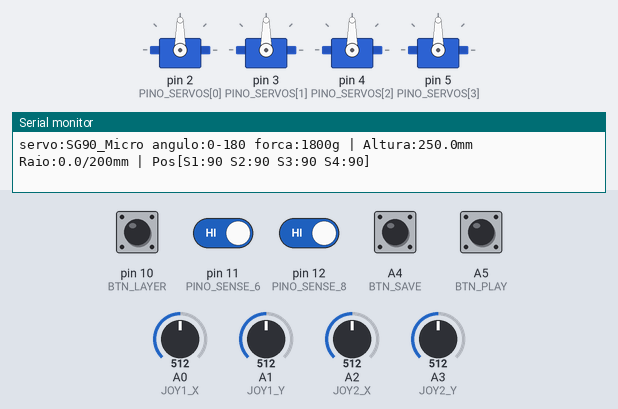
Recording of a sketch running on a simulated Arduino Uno, built with avr-gcc and run on an emulated ATmega328P. Shown: 4 × servo, the last lines printed to the serial monitor. The test bench sets the inputs (shaded band); at power-on: A4 (BTN_SAVE), A5 (BTN_PLAY), pin 10 (BTN_LAYER), pin 11 (PINO_SENSE_6), pin 12 (PINO_SENSE_8) HIGH, A0 (JOY1_X) = 512, A1 (JOY1_Y) = 512, A2 (JOY2_X) = 512, A3 (JOY2_Y) = 512.

Above: at 1.8 s.
1.9 s: A0 (JOY1_X) set to 546
3.4 s: A0 (JOY1_X) set to 572
At 4.66 s:
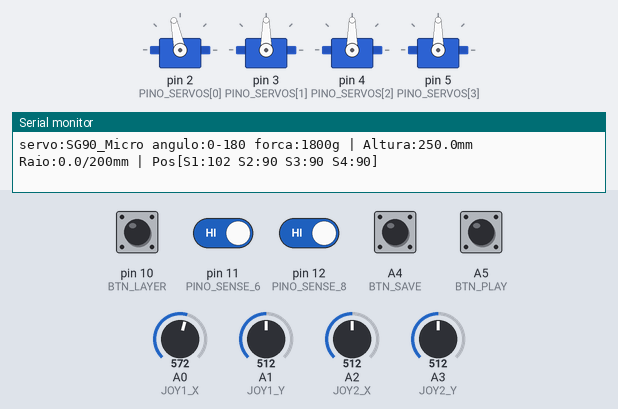
6.4 s: A1 (JOY1_Y) set to 550
At 6.56 s:
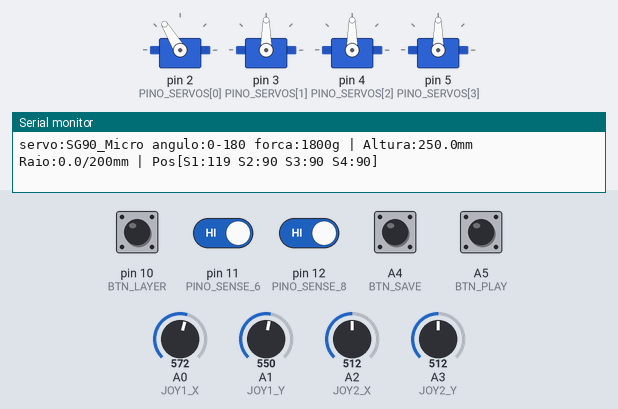
9.4 s: A1 (JOY1_Y) set to 558
At 9.56 s:
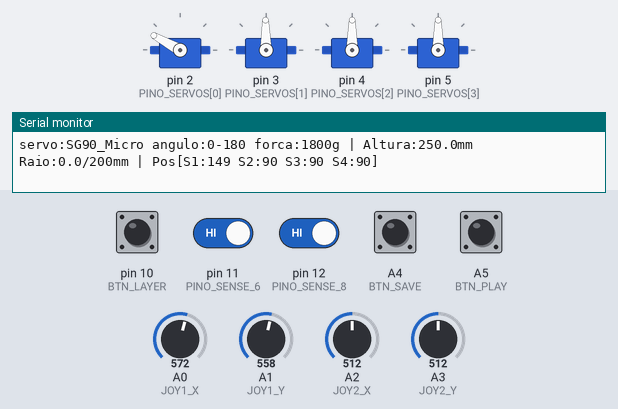
12.4 s: A2 (JOY2_X) set to 546
15.4 s: A2 (JOY2_X) set to 569
At 15.56 s:
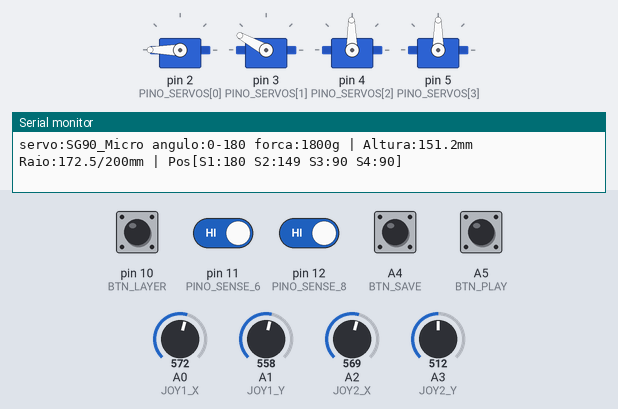
Timing chart, 0 to 22.0 s (numbered marks = the images above; inputs shaded):
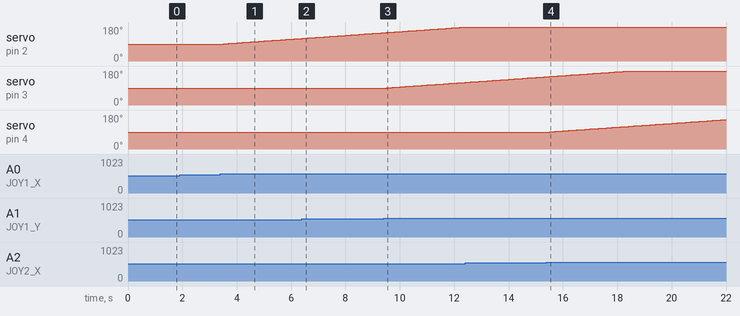

The sketch:

arm.ino
```cpp
#include <Servo.h>
#include <EEPROM.h>
#include <math.h>

// ============================================================================
// 1. CONFIGURAÇÕES DE HARDWARE E ESPECIFICAÇÕES DO SERVO
// ============================================================================
// Altere estes valores conforme o modelo físico do seu projeto:
const char* SERVO_MODELO = "SG90_Micro";
const int SERVO_ANG_MIN = 0;
const int SERVO_ANG_MAX = 180;
const int SERVO_FORCA_GRAMAS = 1800; // Ex: 1.8kg.cm (1800g) para SG90 | 500g para micro servos menores

// Dimensões físicas dos braços em milímetros (mm) para cálculo do Domo e Altura
const float L1_BASE_ALTURA = 50.0;  // Altura do chão até o eixo do Ombro
const float L2_BRACO = 100.0;       // Comprimento do segmento Ombro -> Cotovelo
const float L3_ANTEBRACO = 100.0;   // Comprimento do segmento Cotovelo -> Ponta da Garra

// Pinos dos Servos (D2 a D9)
const int PINO_SERVOS[8] = {2, 3, 4, 5, 6, 7, 8, 9};

// Pinos de Detecção Automática de Configuração (Ligar ao GND para ativar)
const int PINO_SENSE_6 = 11;
const int PINO_SENSE_8 = 12;

// Pinos dos Joysticks e Botões
const int JOY1_X = A0;
const int JOY1_Y = A1;
const int JOY2_X = A2;
const int JOY2_Y = A3;
const int BTN_SAVE = A4;
const int BTN_PLAY = A5;
const int BTN_LAYER = 10; // Alterna controle entre Servos 1-4 e Servos 5-8

// ============================================================================
// 2. VARIÁVEIS GLOBAIS E ESTRUTURAS
// ============================================================================
Servo bracoServos[8];
int qtdServosAtivos = 4;
float posAtual[8] = {90, 90, 90, 90, 90, 90, 90, 90}; // Inicia todos em 90 graus
bool camadaSuperior = false; // false = controla S1..S4 | true = controla S5..S8

// Memória EEPROM (Armazena até 15 passos de 8 servos)
const int MAX_PASSOS = 15;
int totalPassosSalvos = 0;

// Temporizadores sem bloqueio (millis)
unsigned long ultimoTempoSerial = 0;
unsigned long ultimoTempoLoop = 0;

// ============================================================================
// 3. SETUP E INICIALIZAÇÃO SEGURA (REBOOT PARA 90 GRAUS)
// ============================================================================
void setup() {
  Serial.begin(115200); // Velocidade alta para telemetria fluida

  // Configura pinos de detecção e botões com resistor Pull-Up interno
  pinMode(PINO_SENSE_6, INPUT_PULLUP);
  pinMode(PINO_SENSE_8, INPUT_PULLUP);
  pinMode(BTN_SAVE, INPUT_PULLUP);
  pinMode(BTN_PLAY, INPUT_PULLUP);
  pinMode(BTN_LAYER, INPUT_PULLUP);

  // Detecta quantos servos estão configurados no sistema
  detectarSistemaServos();

  // Recupera quantidade de passos salvos na EEPROM (Endereço 0)
  totalPassosSalvos = EEPROM.read(0);
  if (totalPassosSalvos > MAX_PASSOS || totalPassosSalvos < 0) {
    totalPassosSalvos = 0; // Limpa lixo de memória na primeira gravação
  }

  // Soft-Start: Inicializa cada servo ativo diretamente na posição neutra (90°)
  Serial.println(F("INICIALIZANDO SISTEMA ROBOTICO..."));
  for (int i = 0; i < qtdServosAtivos; i++) {
    bracoServos[i].attach(PINO_SERVOS[i]);
    bracoServos[i].write(90);
    posAtual[i] = 90.0;
    delay(150); // Evita pico de corrente simultâneo no reboot
  }

  imprimirCabecalhoSistema();
}

// ============================================================================
// 4. LOOP PRINCIPAL
// ============================================================================
void loop() {
  unsigned long tempoAtual = millis();

  // Atualiza leitura dos controles a cada 20ms (50Hz - padrão servo analógico)
  if (tempoAtual - ultimoTempoLoop >= 20) {
    ultimoTempoLoop = tempoAtual;

    verificarBotoes();
    lerJoysticksEMover();
  }

  // Envia telemetria completa na Serial a cada 250ms
  if (tempoAtual - ultimoTempoSerial >= 250) {
    ultimoTempoSerial = tempoAtual;
    enviarTelemetriaSerial();
  }
}

// ============================================================================
// 5. FUNÇÕES DE DETECÇÃO E CINEMÁTICA (DOMO E ALTURA)
// ============================================================================
void detectarSistemaServos() {
  // Se o pino D12 estiver ligado ao GND, ativa 8 servos
  if (digitalRead(PINO_SENSE_8) == LOW) {
    qtdServosAtivos = 8;
  }
  // Se o pino D11 estiver ligado ao GND, ativa 6 servos
  else if (digitalRead(PINO_SENSE_6) == LOW) {
    qtdServosAtivos = 6;
  }
  // Caso contrário, opera no modo padrão de 4 servos
  else {
    qtdServosAtivos = 4;
  }
}

// Calcula a altura Z (em mm) e o raio atual no domo de operação
void calcularCinematica(float &alturaZ, float &raioAtual, float &raioMaximo) {
  raioMaximo = L2_BRACO + L3_ANTEBRACO; // Alcance máximo horizontal (Domo)

  // Converte ângulos dos servos Ombro (S2) e Cotovelo (S3) para radianos
  // Considera 90 graus como posição vertical/neutra de referência
  float radOmbro = radians(posAtual[1]);
  float radCotovelo = radians(posAtual[2] - 90.0);

  // Projeção trigonométrica 2D no plano vertical
  float zOmbro = L2_BRACO * sin(radOmbro);
  float zCotovelo = L3_ANTEBRACO * sin(radOmbro + radCotovelo);

  alturaZ = L1_BASE_ALTURA + zOmbro + zCotovelo;
  if (alturaZ < 0) alturaZ = 0; // Limite físico da mesa/chão

  float rOmbro = L2_BRACO * cos(radOmbro);
  float rCotovelo = L3_ANTEBRACO * cos(radOmbro + radCotovelo);
  raioAtual = abs(rOmbro + rCotovelo);
}

// ============================================================================
// 6. LEITURA DE JOYSTICKS COM ZONA MORTA (DEADZONE)
// ============================================================================
void lerJoysticksEMover() {
  int leituras[4] = {
    analogRead(JOY1_X),
    analogRead(JOY1_Y),
    analogRead(JOY2_X),
    analogRead(JOY2_Y)
  };

  // Define quais 4 servos os joysticks estão controlando no momento
  int offsetServo = (camadaSuperior && qtdServosAtivos > 4) ? 4 : 0;

  for (int i = 0; i < 4; i++) {
    int indiceServo = i + offsetServo;
    if (indiceServo >= qtdServosAtivos) break;

    int erro = leituras[i] - 512; // Centro do potenciômetro é ~512

    // Zona morta de +-45 para evitar tremor quando o joystick está solto
    if (abs(erro) > 45) {
      // Mapeia a inclinação do joystick para velocidade suave (0.2 a 2.5 graus por ciclo)
      float incremento = map(erro, -512, 512, -25, 25) / 10.0;
      posAtual[indiceServo] += incremento;

      // Trava nos limites físicos configurados
      posAtual[indiceServo] = constrain(posAtual[indiceServo], SERVO_ANG_MIN, SERVO_ANG_MAX);
      bracoServos[indiceServo].write((int)posAtual[indiceServo]);
    }
  }
}

// ============================================================================
// 7. MEMÓRIA EEPROM E BOTÕES DE CONTROLE
// ============================================================================
void verificarBotoes() {
  // Botão de troca de camada (Servos 1-4 <-> Servos 5-8)
  if (digitalRead(BTN_LAYER) == LOW && qtdServosAtivos > 4) {
    camadaSuperior = !camadaSuperior;
    Serial.print(F(">> CAMADA ALTERADA: Controlando Servos "));
    Serial.println(camadaSuperior ? F("5 a 8") : F("1 a 4"));
    delay(300); // Debounce simples
  }

  // Botão Salvar Posição na EEPROM
  if (digitalRead(BTN_SAVE) == LOW) {
    delay(300);
    if (digitalRead(BTN_SAVE) == LOW) { // Confirma pressão intencional
      salvarPassoEEPROM();
      // Se segurar por mais 1.5s, limpa a memória
      delay(1500);
      if (digitalRead(BTN_SAVE) == LOW) {
        totalPassosSalvos = 0;
        EEPROM.write(0, 0);
        Serial.println(F(">> MEMORIA EEPROM LIMPA!"));
        delay(500);
      }
    }
  }

  // Botão Reproduzir Sequência da EEPROM
  if (digitalRead(BTN_PLAY) == LOW && totalPassosSalvos > 0) {
    delay(300);
    executarSequenciaEEPROM();
  }
}

void salvarPassoEEPROM() {
  if (totalPassosSalvos >= MAX_PASSOS) {
    Serial.println(F(">> ERRO: Memoria cheia (Max 15 passos). Segure SAVE para limpar."));
    return;
  }

  int enderecoBase = 1 + (totalPassosSalvos * 8);
  for (int i = 0; i < 8; i++) {
    EEPROM.write(enderecoBase + i, (byte)posAtual[i]);
  }

  totalPassosSalvos++;
  EEPROM.write(0, totalPassosSalvos);

  Serial.print(F(">> POSICAO GRAVADA NA EEPROM! Passo: "));
  Serial.println(totalPassosSalvos);
}

void executarSequenciaEEPROM() {
  Serial.println(F(">> EXECUTANDO SEQUENCIA GRAVADA..."));
  for (int passo = 0; passo < totalPassosSalvos; passo++) {
    int enderecoBase = 1 + (passo * 8);

    // Move suavemente até a posição gravada
    bool emMovimento = true;
    while (emMovimento) {
      emMovimento = false;
      for (int i = 0; i < qtdServosAtivos; i++) {
        int alvo = EEPROM.read(enderecoBase + i);
        if (abs(posAtual[i] - alvo) > 1.0) {
          posAtual[i] += (alvo > posAtual[i]) ? 1.0 : -1.0;
          bracoServos[i].write((int)posAtual[i]);
          emMovimento = true;
        }
      }
      delay(15); // Velocidade da reprodução
    }
    delay(400); // Pausa entre pontos
  }
  Serial.println(F(">> SEQUENCIA CONCLUIDA."));
}

// ============================================================================
// 8. TELEMETRIA SERIAL FORMATADA
// ============================================================================
void imprimirCabecalhoSistema() {
  Serial.println(F("=================================================="));
  Serial.print(F("SISTEMA ATIVO: ")); Serial.print(qtdServosAtivos); Serial.println(F(" SERVOS"));
  Serial.print(F("SPEC -> servo:")); Serial.print(SERVO_MODELO);
  Serial.print(F(" angulo:")); Serial.print(SERVO_ANG_MIN); Serial.print(F("-")); Serial.print(SERVO_ANG_MAX);
  Serial.print(F(" forca:")); Serial.print(SERVO_FORCA_GRAMAS); Serial.println(F("g"));
  Serial.print(F("PASSOS NA MEMORIA: ")); Serial.println(totalPassosSalvos);
  Serial.println(F("=================================================="));
}

void enviarTelemetriaSerial() {
  float alturaZ, raioAtual, raioMax;
  calcularCinematica(alturaZ, raioAtual, raioMax);

  // Linha 1: Especificação e Domo de Operação
  Serial.print(F("servo:")); Serial.print(SERVO_MODELO);
  Serial.print(F(" angulo:")); Serial.print(SERVO_ANG_MIN); Serial.print(F("-")); Serial.print(SERVO_ANG_MAX);
  Serial.print(F(" forca:")); Serial.print(SERVO_FORCA_GRAMAS); Serial.print(F("g | "));

  Serial.print(F("Altura:")); Serial.print(alturaZ, 1); Serial.print(F("mm "));
  Serial.print(F("Raio:")); Serial.print(raioAtual, 1); Serial.print(F("/")); Serial.print(raioMax, 0); Serial.print(F("mm | "));

  // Linha 2 (contínua): Posição de cada servo ativo
  Serial.print(F("Pos["));
  for (int i = 0; i < qtdServosAtivos; i++) {
    Serial.print(F("S")); Serial.print(i + 1); Serial.print(F(":"));
    Serial.print((int)posAtual[i]);
    if (i < qtdServosAtivos - 1) Serial.print(F(" "));
  }
  Serial.println(F("]"));
}
```

Measured:
- the behaviour switches between 557 and 558 on A0 (JOY1_X) (found by bisection; images 0 and 1)
- the behaviour switches between 557 and 558 on A1 (JOY1_Y) (found by bisection; images 2 and 3)
- the behaviour switches between 557 and 558 on A2 (JOY2_X) (found by bisection; images 3 and 4)
- after the input at 3.4 s, servo on pin 2 (PINO_SERVOS[0]): moves from 90° to 119° over 2.8 s, starting after 0.11 s
- after the input at 9.4 s, servo on pin 3 (PINO_SERVOS[1]): moves from 90° to 119° over 2.8 s, starting after 0.11 s
- after the input at 15.4 s, servo on pin 4 (PINO_SERVOS[2]): moves from 90° to 155° over 6.4 s, starting after 0.11 s
